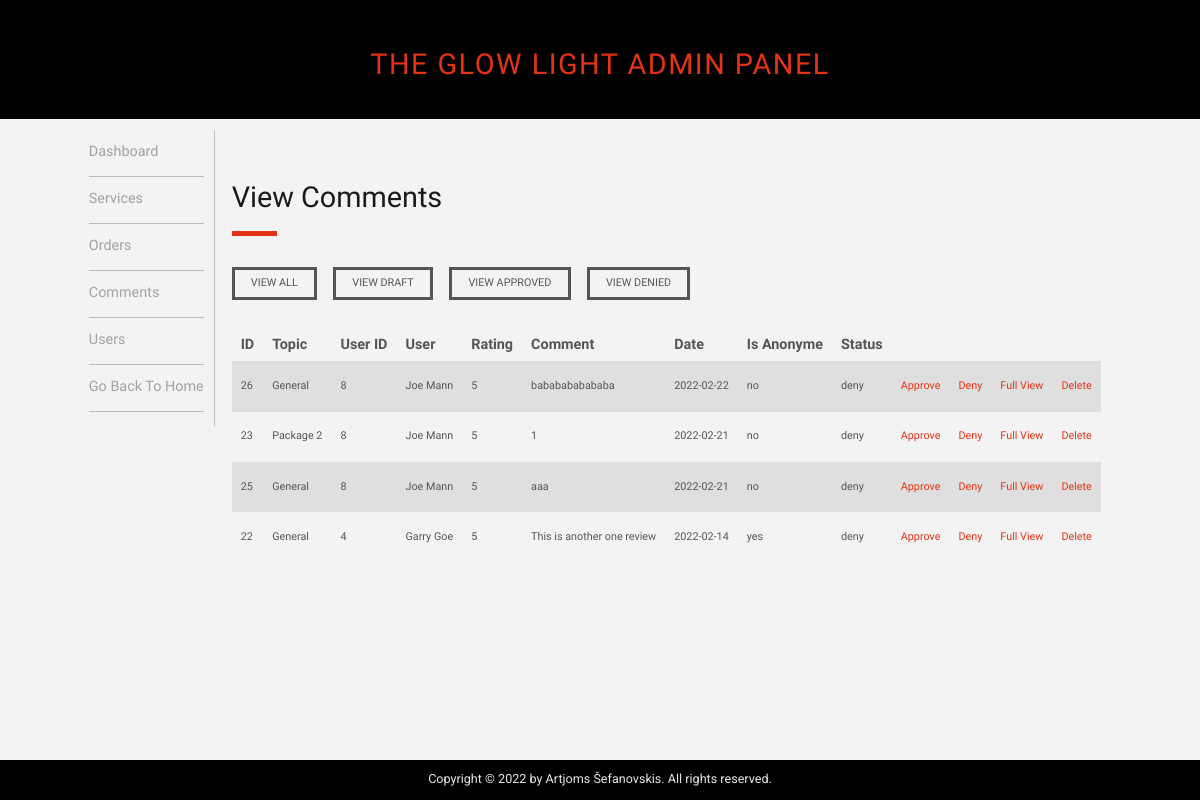
The page /admin/admin_comments.php?where=deny on the database as committed earlier.
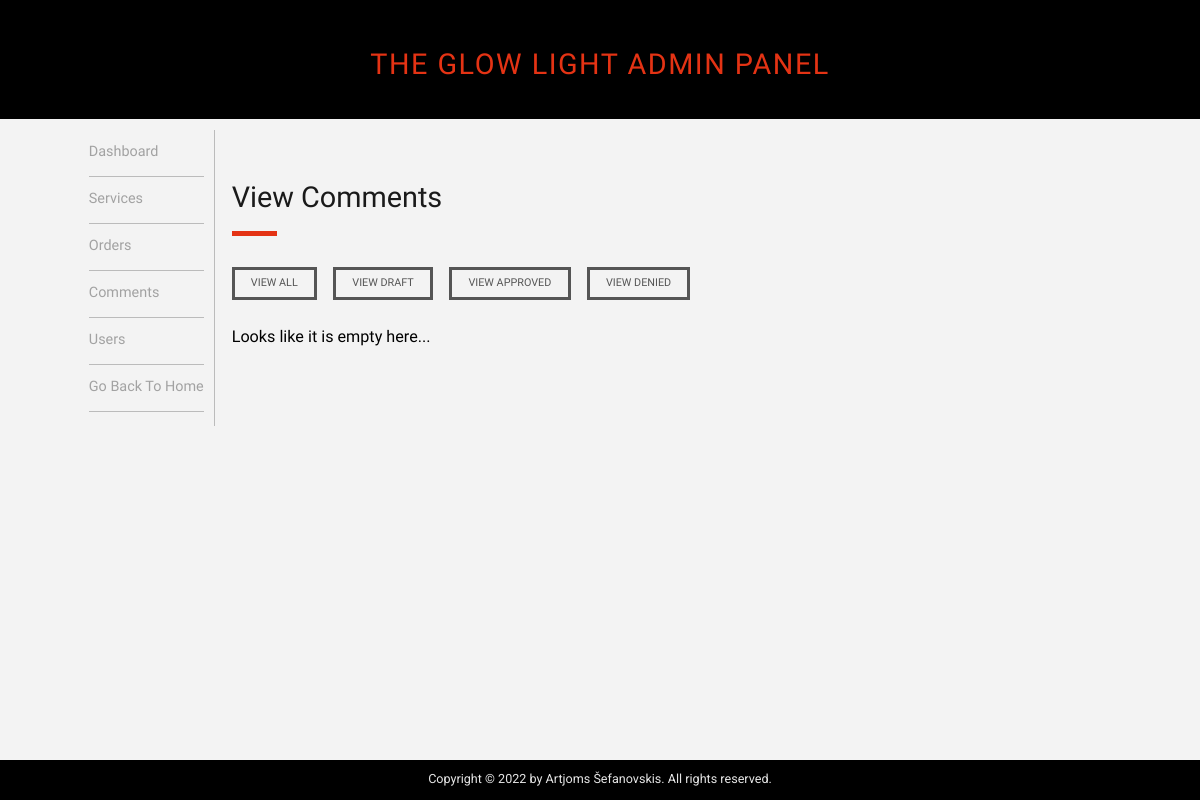
The same page on the database as committed later.
### tables this page shows
CREATE TABLE `comments` (
  `comment_id` int(11) NOT NULL,
  `comment_topic_id` int(11) NOT NULL,
  `comment_user_id` int(11) NOT NULL,
  `comment_rating` int(1) NOT NULL,
  `comment_content` text DEFAULT NULL,
  `comment_date` date NOT NULL,
  `comment_isanonyme` tinyint(1) NOT NULL DEFAULT 0,
  `comment_status` varchar(255) NOT NULL DEFAULT 'draft'
);

CREATE TABLE `users` (
  `user_id` int(11) NOT NULL,
  `user_first` varchar(255) NOT NULL,
  `user_last` varchar(255) NOT NULL,
  `user_email` varchar(255) NOT NULL,
  `user_phone` int(9) NOT NULL,
  `user_phone_code` int(5) NOT NULL,
  `user_role` varchar(255) NOT NULL DEFAULT 'user',
  `user_password` varchar(255) NOT NULL
);

### admin/inc/view_all_comments.php (the view, shortened to what this page needs)
<?php
  if (!isset($_GET['where'])) {
    $where_statement = " ";
    $where = 'all';
  }
  else{
    $where = $_GET['where'];
    switch ($_GET['where']) {
      case 'deny':
        $where_statement = "where c.comment_status = 'deny' ";
        break;
    }
  }
?>
<div class="page-header-box">
  <div>
    <h2 class="page-heading">View Comments</h2>
    <span class="page-heading-line"></span>
  </div>
</div>
<div class="where-box">
  <a class="where-btn" href="admin_comments.php?where=all">View All</a>
  <a class="where-btn" href="admin_comments.php?where=draft">View Draft</a>
  <a class="where-btn" href="admin_comments.php?where=approve">View Approved</a>
  <a class="where-btn" href="admin_comments.php?where=deny">View Denied</a>
</div>
<?php
  $query = "select comment_id,
  CASE
      WHEN c.comment_topic_id = 1 THEN 'General'
        ELSE s.service_title
  END as 'the_comment_topic',
    u.user_id,
    u.user_first,
    u.user_last,
    c.comment_rating,
    c.comment_content,
    c.comment_date,
    CASE
      WHEN c.comment_isanonyme = true THEN 'yes'
        ELSE 'no'
    END as 'isanonyme',
    c.comment_status ";
  $query.= "FROM comments as c
  LEFT JOIN services as s on s.service_id = c.comment_topic_id
  JOIN users as u on u.user_id = c.comment_user_id ";
  $query.= $where_statement;
  $query.= "ORDER BY c.comment_date desc";
  $select_comments = mysqli_query($conn,$query);
  if(mysqli_num_rows($select_comments) == 0){
    echo "<div class='empty-msg'>Looks like it is empty here...</div>";
  }
  else{
?>
  <table class="hor-table view-all-comments-table">
    <thead class="hor-table-head" >
      <tr>
        <th>ID</th>
        <th>Topic</th>
        <th>User ID</th>
        <th>User</th>
        <th>Rating</th>
        <th>Comment</th>
        <th>Date</th>
        <th>Is Anonyme</th>
        <th>Status</th>
        <th></th>
        <th></th>
        <th></th>
      </tr>
    </thead>
    <tbody class="hor-table-body">
    <?php
      while ($row = mysqli_fetch_assoc($select_comments)) {
        $comment_id = $row['comment_id'];
        $comment_topic = $row['the_comment_topic'];
        $comment_user_id = $row['user_id'];
        $user_first = $row['user_first'];
        $user_last = $row['user_last'];
        $comment_rating = $row['comment_rating'];
        $comment_content = substr($row['comment_content'],0, 200);
        $comment_date = $row['comment_date'];
        $comment_isanonyme = $row['isanonyme'];
        $comment_status = $row['comment_status'];
        echo "<tr>";
        echo "<td>{$comment_id}</td>";
        echo "<td>{$comment_topic}</td>";
        echo "<td>{$comment_user_id}</td>";
        echo "<td>$user_first $user_last</td>";
        echo "<td>{$comment_rating}</td>";
        echo "<td>{$comment_content}</td>";
        echo "<td>{$comment_date}</td>";
        echo "<td>{$comment_isanonyme}</td>";
        echo "<td>{$comment_status}</td>";
        echo "<td><a href='admin_comments.php?change_to_approved=$comment_id&where=$where'>Approve</a></td>";
        echo "<td><a href='admin_comments.php?change_to_deny=$comment_id&where=$where'>Deny</a></td>";
        echo "<td><a href='admin_comments.php?source=view_comment&c_id=$comment_id&where=$where'>Full View</a></td>";
        echo "<td><a href='admin_comments.php?delete=$comment_id&where=$where'>Delete</a></td>";
        echo "</tr>";
      }
    ?>
  </tbody>
</table>
<?php } ?>

Rows that differ between the two databases and show on the page:
removed comments: comment_id "26", comment_topic "General", users.user_id "8", users.user_first "Joe", users.user_last "Mann", comment_rating "5", comment_content "bababababababa", comment_date "2022-02-22", comment_isanonyme "no", comment_status "deny"
no longer on this page (row edited): comments: comment_id "23", comment_topic "Package 2", users.user_id "8", users.user_first "Joe", users.user_last "Mann", comment_rating "5", comment_content "1", comment_date "2022-02-21", comment_isanonyme "no", comment_status "deny"
no longer on this page (row edited): comments: comment_id "25", comment_topic "General", users.user_id "8", users.user_first "Joe", users.user_last "Mann", comment_rating "5", comment_content "aaa", comment_date "2022-02-21", comment_isanonyme "no", comment_status "deny"
no longer on this page (row edited): comments: comment_id "22", comment_topic "General", users.user_id "4", users.user_first "Garry", users.user_last "Goe", comment_rating "5", comment_content "This is another one review", comment_date "2022-02-14", comment_isanonyme "yes", comment_status "deny"
Other text that changed with them:
text no longer shown: "ID Topic User ID User Rating Comment Date Is Anonyme Status"
text now shown: "Looks like it is empty here..."
